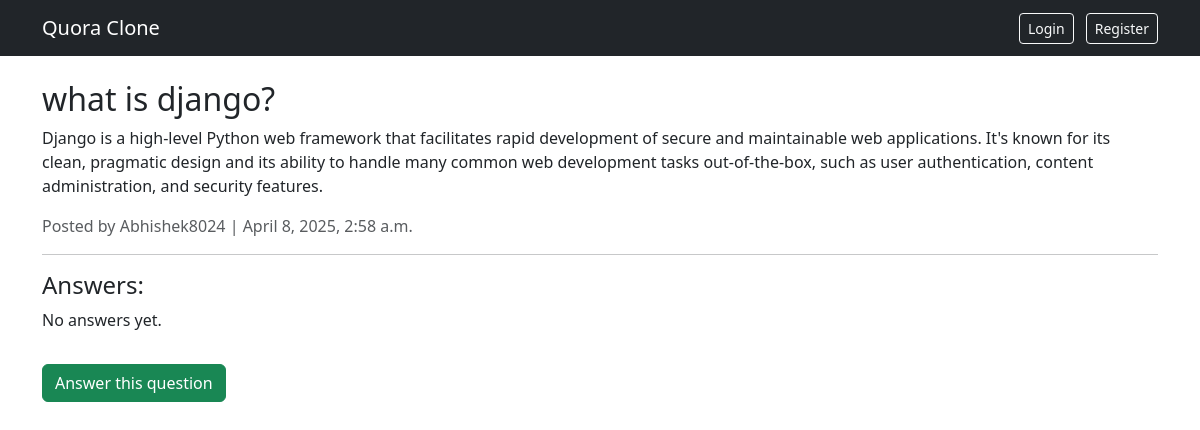
Screenshot of /question/1/ with the database file from the repository.
### core/models.py (models this page shows, shortened)
class Question(models.Model):
    user = models.ForeignKey(User, on_delete=models.CASCADE)
    title = models.CharField(max_length=255)
    body = models.TextField()
    created_at = models.DateTimeField(auto_now_add=True)

### core/views.py (the view)
# urls.py: path('question/<int:pk>/', views.question_detail, name='question_detail'),
def question_detail(request, pk):
    question = get_object_or_404(Question, pk=pk)
    answers = question.answers.all()
    return render(request, 'core/question_detail.html', {'question': question, 'answers': answers})

### core/templates/core/question_detail.html
{% extends 'core/base.html' %}
{% block content %}
<h2>{{ question.title }}</h2>
<p>{{ question.body }}</p>
<p class="text-muted">Posted by {{ question.user.username }} | {{ question.created_at }}</p>
<hr>
<h4>Answers:</h4>
{% for answer in answers %}
<div class="card mb-2">
    <div class="card-body">
        <p>{{ answer.body }}</p>
        <small class="text-muted">By {{ answer.user.username }}</small>
        <form action="{% url 'like_answer' answer.id %}" method="post" class="mt-2">
            {% csrf_token %}
            <button class="btn btn-sm btn-outline-primary">
                Like ({{ answer.total_likes }})
            </button>
        </form>
    </div>
</div>
{% empty %}
<p>No answers yet.</p>
{% endfor %}
<a href="{% url 'answer_question' question.pk %}" class="btn btn-success mt-3">Answer this question</a>
{% endblock %}

### core/templates/core/base.html (shortened to what this page needs)
<!DOCTYPE html>
<html lang="en">
<head>
    <link rel="stylesheet" href="https://cdn.jsdelivr.net/npm/bootstrap@5.3.0/dist/css/bootstrap.min.css">
</head>
<body>
<nav class="navbar navbar-expand-lg navbar-dark bg-dark mb-4">
  <div class="container">
    <a class="navbar-brand" href="{% url 'home' %}">Quora Clone</a>
    <div>
      {% if user.is_authenticated %}
        <span class="text-white me-2">Hi, {{ user.username }}</span>
        <a href="{% url 'post_question' %}" class="btn btn-outline-light btn-sm me-2">Post Question</a>
        <a href="{% url 'logout' %}" class="btn btn-outline-light btn-sm">Logout</a>
      {% else %}
        <a href="{% url 'login' %}" class="btn btn-outline-light btn-sm me-2">Login</a>
        <a href="{% url 'register' %}" class="btn btn-outline-light btn-sm">Register</a>
      {% endif %}
    </div>
  </div>
</nav>
<div class="container">
    {% block content %}{% endblock %}
</div>
</body>
</html>

### rows the page displays
Question: title "what is django?", body "Django is a high-level Python web framework that facilitates rapid development of secure and maintainable web applications. It's known for its clean, pragmatic design and its ability to handle many common web development tasks out-of-the-box, such as user authentication, content administration, and security features.", user.username "Abhishek8024", created_at "April 8, 2025, 2:58 a.m."
